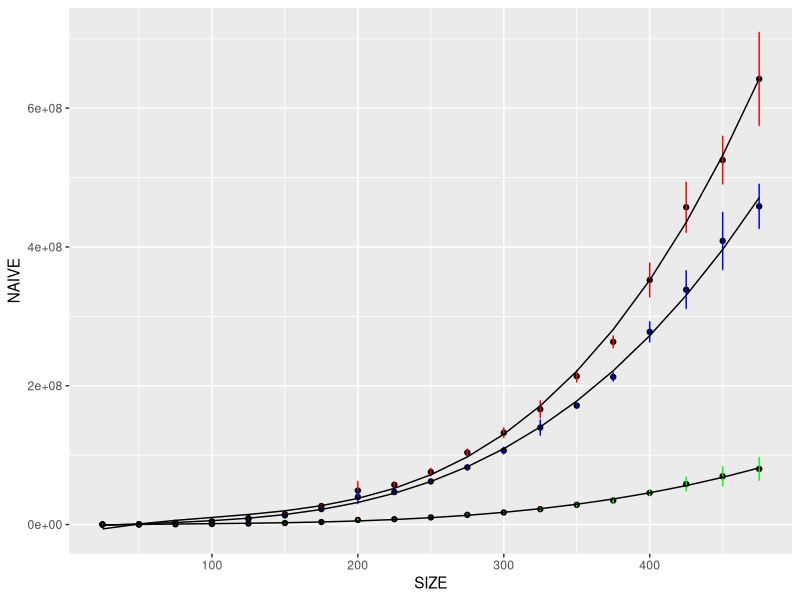

Write R code to recreate this figure.
setwd("/home/jakub/CLionProjects/mownit/laboratory5")
library("ggplot2")

results = read.csv("resultlab3.csv")

show(results)

avg_results = aggregate(cbind(NAIVE, BETTER, GSL) ~ SIZE, data = results, FUN = mean)

show(avg_results)

avg_results$NAIVE_SD = aggregate(NAIVE ~ SIZE, data = results, FUN = sd)$NAIVE
avg_results$BETTER_SD = aggregate(BETTER ~ SIZE, data = results, FUN = sd)$BETTER
avg_results$GSL_SD = aggregate(GSL ~ SIZE, data = results, FUN = sd)$GSL

fitNaive = lm(NAIVE ~ poly(as.vector(avg_results[["SIZE"]]), 3, raw = TRUE), data = avg_results)
dataNaive = data.frame(x = avg_results[["SIZE"]])
dataNaive$y = predict(fitNaive, dataNaive)

fitBetter =  lm(BETTER ~ poly(as.vector(avg_results[["SIZE"]]), 3, raw = TRUE), data = avg_results)
dataBetter = data.frame(x = avg_results[["SIZE"]])
dataBetter$y = predict(fitBetter, dataBetter)

fitGsl =  lm(GSL ~ poly(as.vector(avg_results[["SIZE"]]), 3, raw = TRUE), data = avg_results)
dataGsl = data.frame(x = avg_results[["SIZE"]])
dataGsl$y = predict(fitGsl, dataGsl)

ggplot() +
  geom_point(data = avg_results, aes(SIZE, NAIVE)) +
  geom_point(data = avg_results, aes(SIZE, BETTER)) +
  geom_point(data = avg_results, aes(SIZE, GSL)) +
  geom_errorbar(
    data = avg_results,
    aes(SIZE, NAIVE, ymin = NAIVE - NAIVE_SD, ymax = NAIVE + NAIVE_SD),
    width = 0.5,
    colour = 'red'
    ) +
  geom_errorbar(
    data = avg_results,
    aes(SIZE, BETTER, ymin = BETTER - BETTER_SD, ymax = BETTER + BETTER_SD),
    width = 0.5,
    colour = 'blue'
  ) +
  geom_errorbar(
    data = avg_results,
    aes(SIZE, GSL, ymin = GSL - GSL_SD, ymax = GSL + GSL_SD),
    width = 0.5,
    colour = 'green'
  ) +
  geom_line(data = dataNaive, aes(x, y)) +
  geom_line(data = dataBetter, aes(x, y)) +
  geom_line(data = dataGsl, aes(x, y))
  
  
  